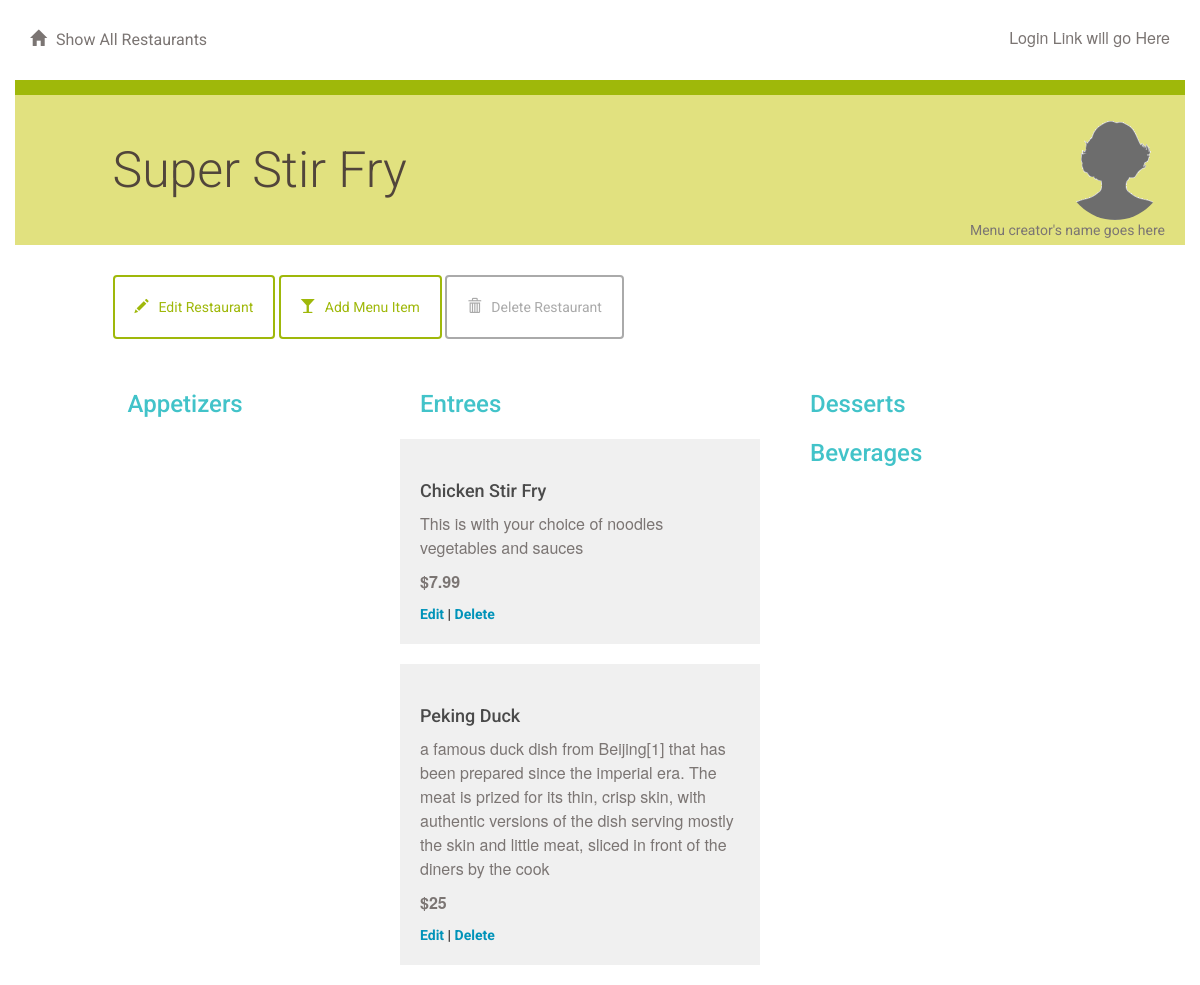
The app's page /restaurant/2/menu/ with its own data.
### database_setup.py (models this page shows, shortened)
class Restaurant(Base):
    __tablename__ = 'restaurant'
    id = Column(Integer, primary_key=True)
    name = Column(String(250), nullable=False)

class MenuItem(Base):
    __tablename__ = 'menu_item'
    name =Column(String(80), nullable = False)
    id = Column(Integer, primary_key = True)
    description = Column(String(250))
    price = Column(String(8))
    course = Column(String(250))
    restaurant_id = Column(Integer,ForeignKey('restaurant.id'))
    restaurant = relationship(Restaurant)

### project.py (the view)
@app.route('/restaurant/<int:restaurant_id>/')
@app.route('/restaurant/<int:restaurant_id>/menu/')
def showMenu(restaurant_id):
    restaurant = session.query(Restaurant).filter_by(id = restaurant_id).one()
    items = session.query(MenuItem).filter_by(restaurant_id = restaurant_id).all()
    return render_template('menu.html', items = items, restaurant = restaurant)

### templates/menu.html (shortened to what this page needs)
{% extends "main.html" %}
{% block content %}
{% include "header.html" %}
	<div class="row divider green">
		<div class="col-md-12"></div>
	</div>
	<div class="row banner menu">
		<div class="col-md-11 col-md-offset-1 padding-none">
			<h1>{{ restaurant.name }}
			<figure class="creator">
				<img src="{{ url_for('static', filename='blank_user.gif') }}">
				<figcaption>Menu creator's name goes here</figcaption>
			</figure>
			</h1>
		</div>
	</div>
	<div class="row padding-top padding-bottom">
		<div class="col-md-1"></div>
		<div class="col-md-11 padding-none">
			<a href="{{url_for('editRestaurant', restaurant_id = restaurant.id )}}">
				<button class="btn btn-default" id="new-menu-item">
					<span class="glyphicon glyphicon-pencil" aria-hidden="true"></span>Edit Restaurant
				</button>
			</a>
			<a href="{{url_for('newMenuItem', restaurant_id = restaurant.id )}}">
				<button class="btn btn-default" id="new-menu-item">
					<span class="glyphicon glyphicon-glass" aria-hidden="true"></span>Add Menu Item
				</button>
			</a>
						<a href="{{url_for('deleteRestaurant', restaurant_id = restaurant.id )}}">
				<button class="btn btn-default delete" id="delete-restaurant">
					<span class="glyphicon glyphicon-trash" aria-hidden="true"></span>Delete Restaurant
				</button>
			</a>
		</div>
		<div class="col-md-7"></div>
	</div>
	{% if items !=[] %}
		<div class="row">
			<div class="col-md-1"></div>
			<div class="col-md-3">
				<h2>Appetizers</h2>
			</div>
			<div class="col-md-4">
				<h2>Entrees</h2>
					{% for i in items %}
						{% if i.course == 'Entree' %}
						<div class="menu-item">
							<h3>{{i.name}}</h3>
							<p>{{i.description}}</p>
							<p class="menu-price">{{i.price}}</p>
							<a href='{{url_for('editMenuItem', restaurant_id = restaurant.id, menu_id=i.id ) }}'>Edit</a> |
							<a href='{{url_for('deleteMenuItem', restaurant_id = restaurant.id, menu_id=i.id ) }}'>Delete</a>
						</div>
						{% endif %}
					{% endfor %}
			</div>
			<div class="col-md-3">
				<h2>Desserts</h2>
				<h2>Beverages</h2>
			</div>
			<div class="col-md-1"></div>
		</div>
	{% endif %}
{% endblock %}

### static/styles.css (style rules this page uses)
* { font-family: "Helvetica Neue Bold", Roboto, Helvetica, Arial, sans-serif; font-weight: 700; }
h1 { font-family: "Helvetica Neue Light", Roboto, Helvetica, Arial, sans-serif; font-size: 50px; color: #51453B; line-height: 60px; font-weight: 300; }
h2 { font-size: 24px; color: #42C3C9; line-height: 29px; }
h3 { font-size: 18px; color: #4A4A4A; line-height: 23px; }
p { font-family: "Helvetica Neue", Roboto, Helvetica, Arial, sans-serif; font-size: 16px; color: #7B7573; line-height: 24px; font-weight: 400; }
a { font-size: 14px; color: #0093B9; line-height: 17px; }
.padding-top { padding-top: 30px; }
.padding-bottom { padding-bottom: 30px; }
.padding-none { padding: 0; }
.btn { padding: 20px; margin: 0; border-color: #9FB80A; border-width: 2px; color: #9FB80A;; }
.btn.delete { border-color: #aaaaaa; color: #aaaaaa; }
.glyphicon { margin-right: 10px; }
.divider { height: 15px; }
.divider.green { background-color: #9FB80A; }
.banner.menu { height: 150px; background-color: #E1E17F; }
.banner h1 { margin: 45px 0; }
.menu-item { background: #F0F0F0; padding: 20px; margin: 20px; margin-left: -20px; }
.menu-price { font-weight: 700; }
.creator { padding-right: 20px; margin-top: -20px; text-align: right; float:right; }
.creator img { width: 100px; border-radius: 50%; }
.creator figcaption { font-size: 14px; color: #7B7573; font-weight: 400; margin-top: -20px; }

### records on screen
Restaurant: name "Super Stir Fry"
MenuItem: name "Chicken Stir Fry", description "This is with your choice of noodles vegetables and sauces", price "$7.99"
MenuItem: name "Peking Duck", description "a famous duck dish from Beijing[1] that has been prepared since the imperial era. The meat is prized for its thin, crisp skin, with authentic versions of the dish serving mostly the skin and little meat, sliced in front of the diners by the cook", price "$25"
